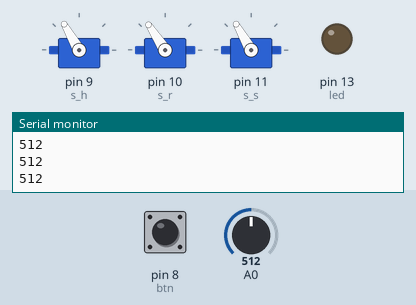
This sketch was run on a simulated Arduino Uno, built with avr-gcc and run on an emulated ATmega328P. On the bench: 3 × servo, output pins drawn as LEDs (lit = HIGH), the last lines printed to the serial monitor. Inputs (shaded band) come from the test bench; at power-on: A0 = 512, pin 8 (btn) HIGH.

Above: at 2.2 s.
2.3 s: A0 set to 967
4.5 s: A0 set to 998
At 7.1 s:
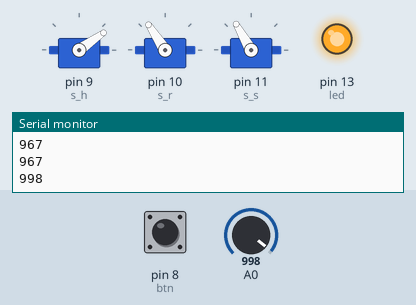
10.5 s: A0 set to 970
13.5 s: pin 8 (btn) pulled LOW for 1 s
At 16.3 s:
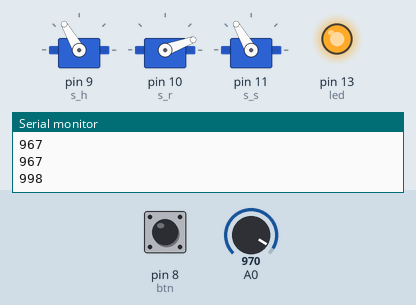
16.6 s: pin 8 (btn) pulled LOW for 3.2 s
At 21.8 s:
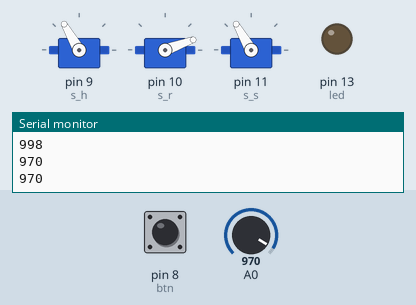
22.1 s: pin 8 (btn) pulled LOW for 0.15 s
At 23.8 s:
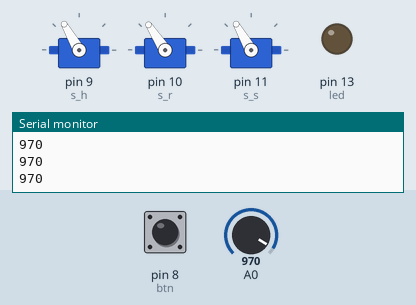
Timing chart, 0 to 25.3 s (numbered marks = the images above; inputs shaded):
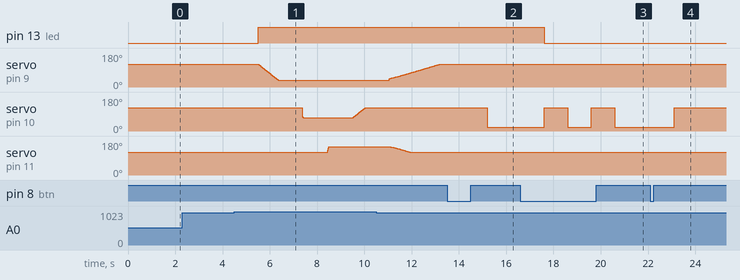

Measured:
- the behaviour switches between 980 and 981 on A0 (found by bisection; images 0 and 1)
- after the input at 4.5 s, pin 13 (led): LOW → HIGH after 1.0 s; servo on pin 9 (s_h): moves from 120° to 35° over 0.85 s, starting after 1.0 s; servo on pin 11 (s_s): 120° → 150° after 3.9 s
- after the input at 13.5 s, pin 13 (led): stays HIGH (without the input it goes to LOW after 0.70 s); servo on pin 10 (s_r): 123° → 20° after 1.7 s
- after the input at 16.6 s, pin 13 (led): HIGH → LOW after 1.0 s; servo on pin 10 (s_r): alternates 123° for 1.0 s and 20° for 1.0 s, starting after 1.0 s
- after the input at 22.1 s, servo on pin 10 (s_r): 20° → 123° after 1.0 s

The sketch:

feedbot2.ino
```cpp
#include <Servo.h>

Servo s_h;
Servo s_s;
Servo s_r;

int toggle = 0;

bool ledOn = false;
int led = 13;
byte sd = 10;
int GD =1000;
int x=0;
int y = 0;

int btn = 8;
bool swt = false;


void setup() {

  Serial.begin(9600);
  s_h.attach(9);
  s_r.attach(10);
  s_s.attach(11);


    s_h.write(120);
    s_r.write(123);
     s_s.write(120);


     delay(GD);

     pinMode(btn,INPUT);
     pinMode(led,OUTPUT);

}
bool ON = false;
bool tst = false;
void loop() {


  if (!digitalRead(btn)){

      swt = !swt;
      delay(1000);

      if (!swt){

    s_h.write(120);
    s_r.write(123);
     s_s.write(120);

        }

    }


  if (swt) workMode();

  else {

    toggle = analogRead(A0);
    Serial.println(toggle);


    if(toggle > 980){

          ON = true;
          delay(1000);

      }

    digitalWrite(led,ON);

    if (ON) active();


  }


  }


  void active(){

     moveIN();

     delay(GD);

     rotIN();

     delay(GD);

     zIN();

     delay(GD);

     rotOUT();

     delay(GD);

     moveOUT();

    delay(GD);

    ON = false;

    }


 void moveIN(){

  for (int pos = 120; pos >= 35; pos -= 1) {
    s_h.write(pos);
    delay(sd);
  }

  }

void moveOUT(){
  int pos2 = 150;
  byte mod = 40;
  for (int pos = 45; pos <= 120; pos += 1) {
    s_h.write(pos);
    s_s.write(pos2);

    if (pos2 > 120) pos2-=1;

    delay(mod);
    if (mod > 27)mod-=1;
  }

  }

 void rotIN(){


  for (int pos = 123; pos >= 70; pos -= 1) {
    s_r.write(pos);
    if (pos <=75)delay(sd);
  }


  }

    void rotOUT(){

     for (int pos = 70; pos <= 123; pos += 1) {
    s_r.write(pos);
    delay(sd);
  }

    }

   void zIN(){

      for (int pos = 120; pos <= 150; pos += 1) {
            s_s.write(pos);
            delay(2);
      }


      }

       void zOUT(){

      for (int pos = 150; pos >= 120; pos -= 1) {
            s_s.write(pos);
            delay(sd);
      }


      }


    int h_angle = 120;

    int s_angle = 120;


    void workMode(){

          s_r.write(20);

         if(Serial.available()) {

            String c = Serial.readString();

            if (c.equals("led_on")) digitalWrite(led, HIGH);

          if (c.equals("led_off")) digitalWrite(led, LOW);

            if (c.equals("down")){

                s_angle += 20;

                if (s_angle >= 180) s_angle = 180;

                s_s.write(s_angle);


              }
            if (c.equals("up")){

                s_angle -= 20;

                if (s_angle <= 0) s_angle = 0;

                s_s.write(s_angle);


                }
            if (c.equals("left")){

              h_angle += 20;

              if (h_angle >= 180) h_angle = 180;

                s_h.write(h_angle);

                }
            if (c.equals("right")){

               h_angle -= 20;
              if (h_angle <= 0) h_angle = 0;
                s_h.write(h_angle);

                }

                if (c.equals("fdown")){

                s_angle += 40;

                if (s_angle >= 180) s_angle = 180;

                s_s.write(s_angle);


              }
            if (c.equals("fup")){

                s_angle -= 40;

                if (s_angle <= 0) s_angle = 0;

                s_s.write(s_angle);


                }
            if (c.equals("fleft")){

              h_angle += 40;

              if (h_angle >= 180) h_angle = 180;

                s_h.write(h_angle);

                }
            if (c.equals("fright")){

               h_angle -= 40;
              if (h_angle <= 0) h_angle = 0;
                s_h.write(h_angle);

                }


      }

      }
```
